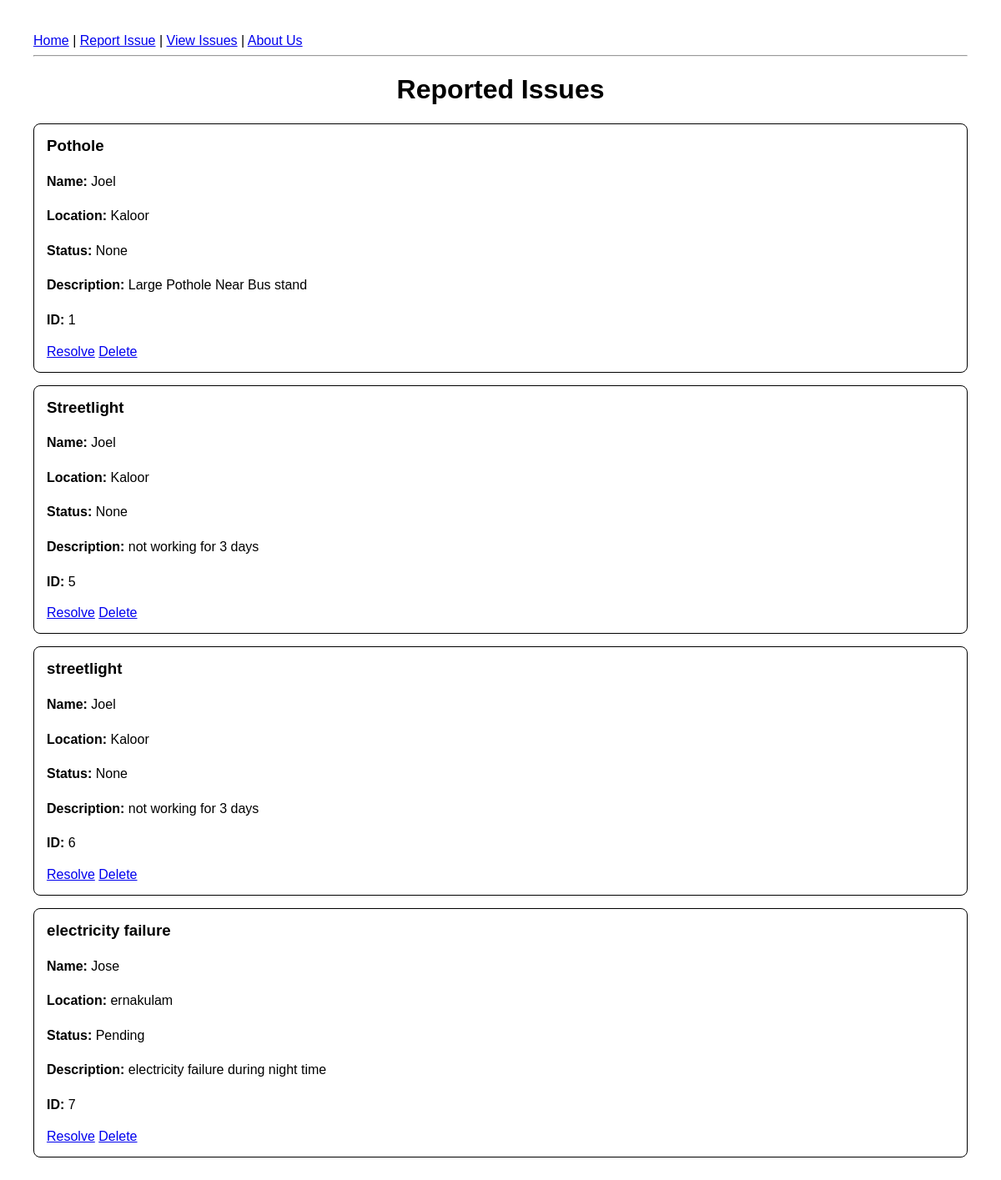
The app's page /issues, older data.
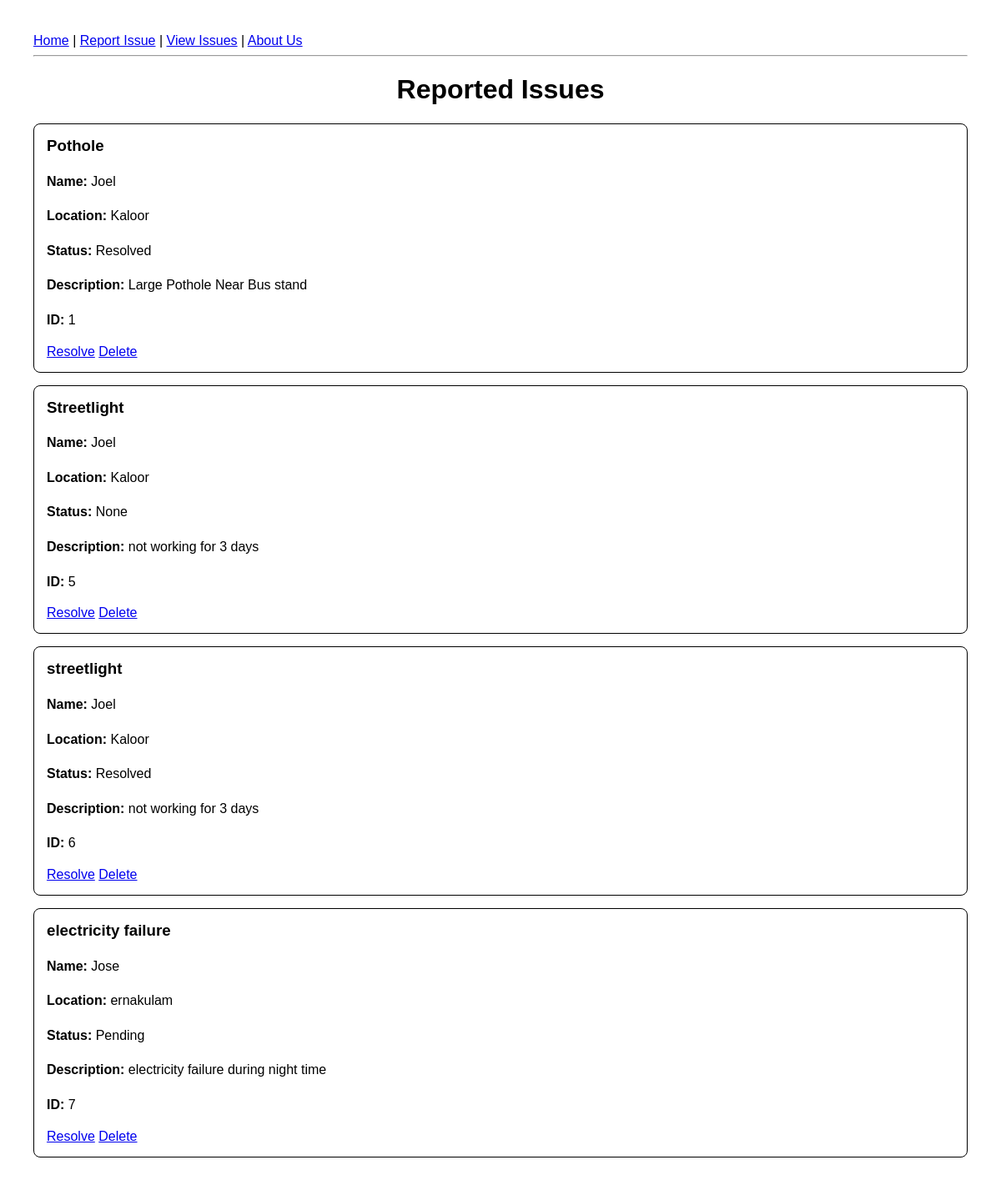
The same page, newer data.
### tables this page shows
CREATE TABLE reports (
    id INTEGER PRIMARY KEY AUTOINCREMENT,
    name TEXT,
    location TEXT,
    title TEXT,
    description TEXT
, status TEXT);

### app/app.py (the view)
@app.route("/issues")
def issues():
    conn = sqlite3.connect("civicbridge.db")
    cursor=conn.cursor()
    cursor.execute("SELECT * FROM reports")
    reports=cursor.fetchall()
    print(reports)
    conn.close()
    return render_template("issues.html", reports=reports)

### app/templates/issues.html
{% extends "base.html" %}
{% block content %}
<h1>Reported Issues</h1>
{% if reports %}
    {% for report in reports %}
    <div class="issue-card">
        <h3>{{ report[3] }}</h3>
        <p><strong>Name:</strong> {{ report[1] }}</p>
        <p><strong>Location:</strong> {{ report[2] }}</p>
        <p><strong>Status:</strong> {{ report[5] }}</p>
        <p><strong>Description:</strong> {{ report[4] }}</p>
        <p><strong>ID:</strong> {{ report[0] }}</p>
        <a href="/resolve/{{ report[0] }}">Resolve</a>
        <a href="/delete/{{ report[0] }}">Delete</a>
    </div>
    {% endfor %}
{% else %}
    <p>No issues have been reported yet.</p>
{% endif %}
{% endblock %}

### app/templates/base.html (shortened to what this page needs)
<!DOCTYPE html>
<html>
<head>
    <link rel="stylesheet"
          href="{{ url_for('static', filename='style.css') }}">
</head>
<body>
    <nav>
        <a href="/">Home</a> |
        <a href="/report">Report Issue</a> |
        <a href="/issues">View Issues</a> |
        <a href="/about">About Us</a>
    </nav>
    <hr>
    {% block content %}
    {% endblock %}
</body>
</html>

### app/static/style.css (style rules this page uses)
body { font-family: Arial, sans-serif; margin: 40px; }
h1 { text-align: center; }
p { line-height: 1.6; }
.issue-card { border: 1px solid black; padding: 15px; margin: 15px 0; border-radius: 8px; }
.issue-card h3 { margin-top: 0; }

Row changes from the older to the newer data that the page shows:
changed reports "Pothole": status "None" → "Resolved"
changed reports "streetlight": status "None" → "Resolved"
